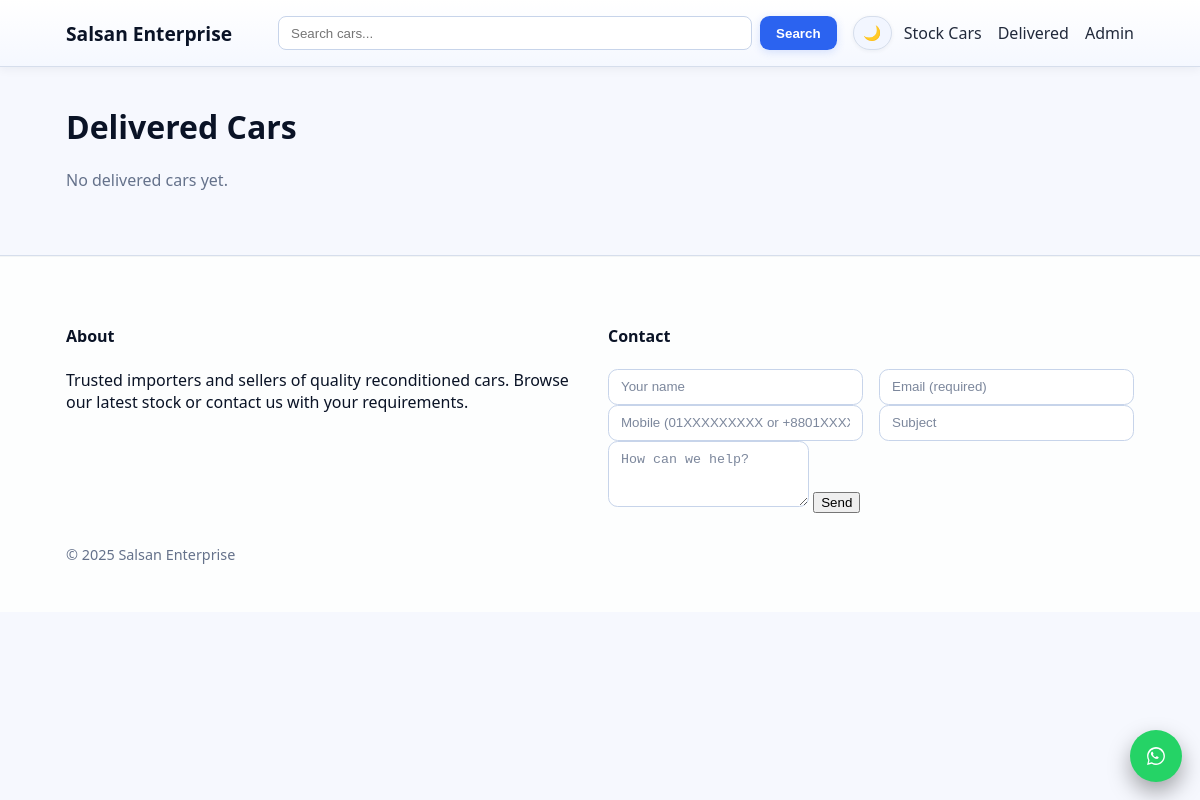
The app's page /delivered, older data.
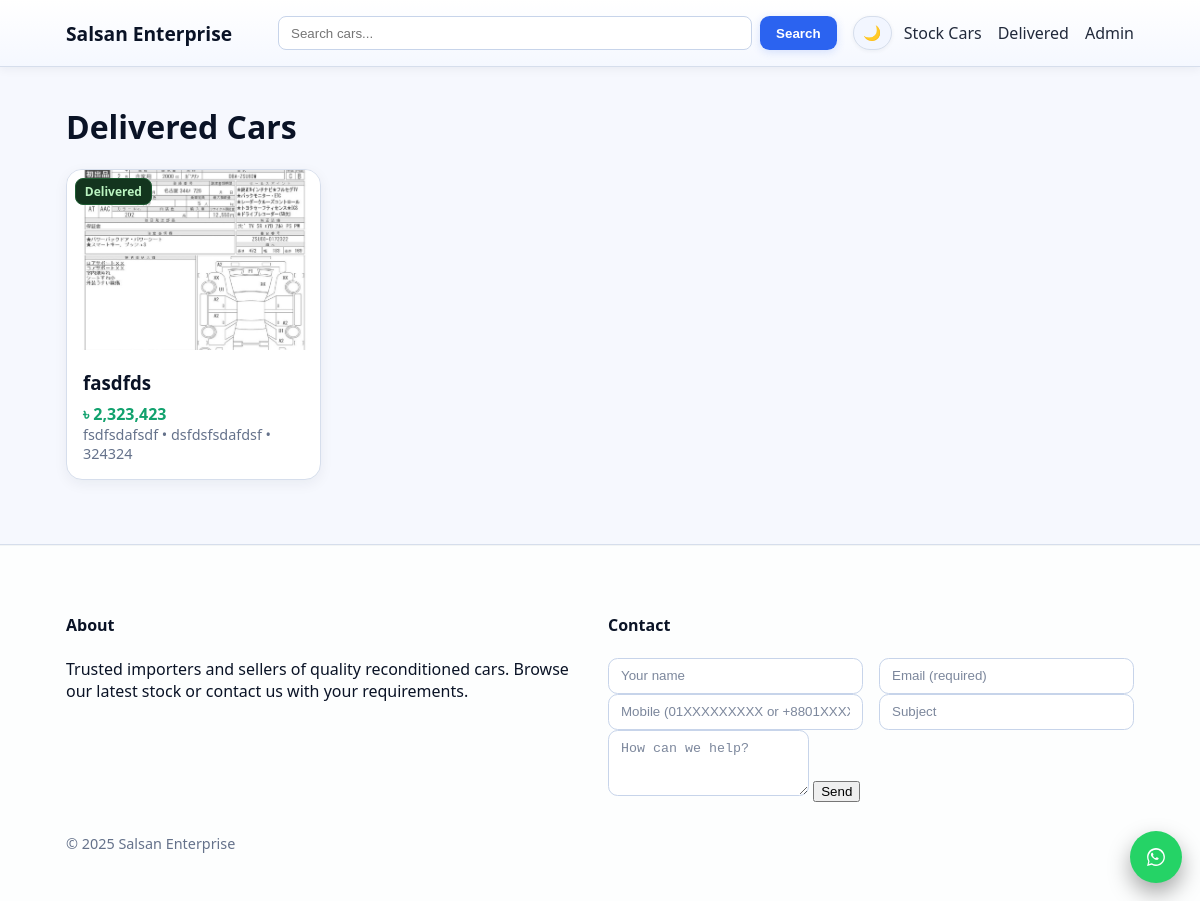
The same page, newer data.
### models.py (models this page shows, shortened)
class Car(db.Model):
    __tablename__ = "cars"
    id = db.Column(db.Integer, primary_key=True)
    title = db.Column(db.String(200), nullable=False)
    make = db.Column(db.String(80), index=True)
    model = db.Column(db.String(80), index=True)
    year = db.Column(db.Integer, index=True)
    price = db.Column(db.Integer, index=True)  # store in local currency integer
    auction_point = db.Column(db.String(20))
    mileage_km = db.Column(db.Integer, index=True)
    fuel_type = db.Column(db.String(50), index=True)  # Petrol, Diesel, Hybrid, Electric
    transmission = db.Column(db.String(50), index=True)  # Automatic, Manual
    body_type = db.Column(db.String(50), index=True)  # Sedan, SUV, etc.
    color = db.Column(db.String(50))
    location = db.Column(db.String(120))
    description = db.Column(db.Text)
    image_url = db.Column(db.String(500))
    is_delivered = db.Column(db.Boolean, default=False, index=True)
    created_at = db.Column(db.DateTime, default=datetime.utcnow, index=True)
    images = db.relationship(
        "CarImage",
        backref="car",
        cascade="all, delete-orphan",
        order_by="CarImage.sort_order",
        lazy="selectin",
    )

### app.py (the view)
    @app.route("/delivered")
    def delivered():
        cars = Car.query.filter_by(is_delivered=True).order_by(Car.created_at.desc()).all()
        return render_template("delivered.html", cars=cars)

### templates/delivered.html (shortened to what this page needs)
{% extends "base.html" %}
{% block content %}
<h1>Delivered Cars</h1>
{% if not cars %}
  <p class="muted">No delivered cars yet.</p>
{% else %}
  <div class="cards delivered">
    {% for car in cars %}
      <a class="card" href="{{ url_for('car_detail', car_id=car.id) }}">
        <div class="img-wrap">
          <img src="{{ car.image_url or url_for('static', filename='img/placeholder.svg') }}"
               alt="{{ car.title }}">
          <div class="badge delivered status-badge">Delivered</div>
        </div>
        <div class="card-body">
          <h3 style="margin:.25rem 0 .5rem">{{ car.title }}</h3>
          <div class="price">৳ {{ "{:,}".format(car.price or 0) }}</div>
          <div class="small muted">
            {{ car.make }} • {{ car.model }}{% if car.year %} • {{ car.year }}{% endif %}
          </div>
        </div>
      </a>
    {% endfor %}
  </div>
{% endif %}
{% endblock %}

Row changes from the older to the newer data that the page shows:
now on this page (row edited): Car: image_url (picture), title "fasdfds", price "2,323,423", make "fsdfsdafsdf", model "dsfdsfsdafdsf", year "324324"
Text that changed along with them:
text no longer shown: "No delivered cars yet."
